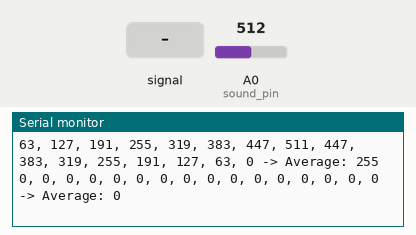
This sketch was run on a simulated Arduino Uno, built with avr-gcc and run on an emulated ATmega328P. On the bench: the last lines printed to the serial monitor. Inputs (shaded band) come from the test bench; at power-on: A0 (sound_pin) = 512.

Above: at 2.3 s.
2.4 s: A0 (sound_pin) fed a 200 Hz sine of ±81 counts around its level
3.9 s: A0 (sound_pin) set to 716
At 4.4 s:
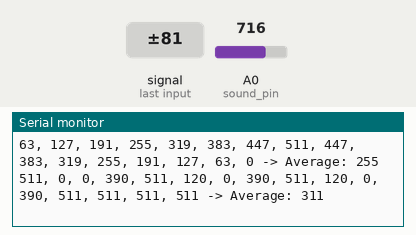
5.4 s: A0 (sound_pin) fed a 1000 Hz sine of ±255 counts around its level
At 6.5 s:
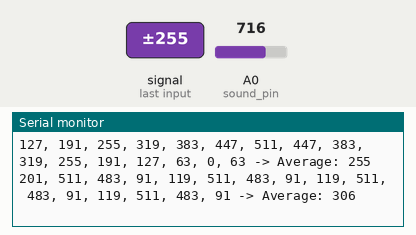
6.9 s: A0 (sound_pin) set to 900
At 7.5 s:
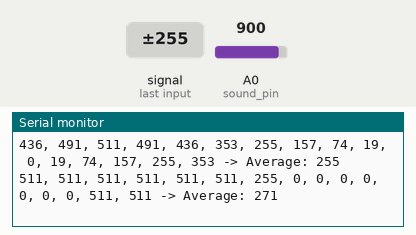
Timing chart, 0 to 9.4 s (numbered marks = the images above; inputs shaded):
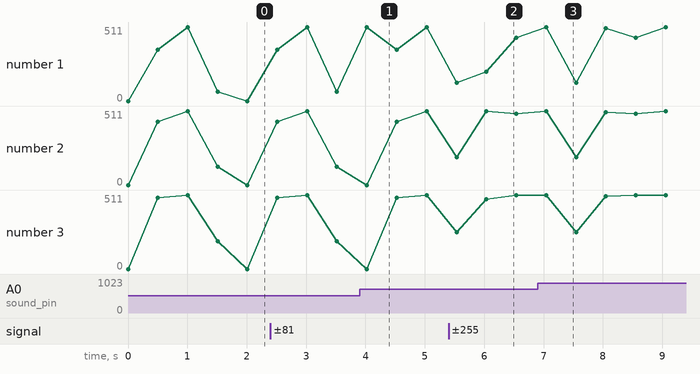

Measured:
- after the input at 3.9 s, the serial monitor: prints a new line after 0.12 s (image 1)
- after the input at 5.4 s, the serial monitor: prints a new line after 0.64 s (image 2)

The sketch:

sketch_aug26a.ino
```cpp
#include "circular_buffer.h";
#include "normaliser.h";
#include "generator.h";
#include <Wire.h>

int sound_pin=A0;
#define TimerHz 32
// #define NORMALISE 1
// #define DEBUG 1

uint16_t timer = 0;
float time = 0;
uint16_t sensorReading = 0x0000;
unsigned char buf_size = 16;
uint16_t* array = (uint16_t *) malloc(sizeof(uint16_t)*buf_size);
uint16_t sensorMin = 0xFFFF;
uint16_t sensorMax = 0x0000;
uint16_t generatorMax = 0x01FF; // Used for scaling results

// Ready for stateful operation after VGA + I2C are working
enum generator_states {sine_wave, square_wave, triangle_wave, sensor};
int state = sine_wave; // State of system <-- Until this is stateful

// Setup circular buffer
uint16_t * buffer  = (uint16_t*)malloc(buf_size * sizeof(uint16_t)); // malloc for circular buffer
cbuf_handle_t circularBuffer = circular_buf_init(buffer, buf_size); // init buffer
uint16_t* output = (uint16_t*)malloc(sizeof(uint16_t)*buf_size); // sizing for output

void setup() {
    // Timer
    TCCR1A = 0;
    TCCR1B = 0;
    TCNT1 = 0; // Start at 0
    TCCR1B |= (0 << CS12) | (1 << CS11) |  (0 << CS10); // 8 Prescale
    TCCR1B |= (1 << WGM12); // Waveform from TCCR1A
    TIMSK1 |= (1 << OCIE1A); //16,000,000 Hz timer
    // This just helps when configuring
    #if (2000000 % TimerHz != 0)
    #error Invalid TimerHz
    #endif
    OCR1A = (2000000 / TimerHz) - 1; //Count before interrupt

    // Sensor
    pinMode(sound_pin,INPUT);

    // I2C
    Wire.begin(1);
    Wire.onRequest(requestEvent);

    // Testing only
    Serial.begin(250000);
}

ISR(TIMER1_COMPA_vect){
    time = prescaledNormaliser(timer, 0, TimerHz);
    // Generate Data
    switch(state) {
        case sine_wave:
            circular_buf_put(circularBuffer, generatorMax * generateSineWave(time));
            break;
        case square_wave:
            circular_buf_put(circularBuffer, generatorMax * generateSquareWave(time));
            break;
        case triangle_wave:
            circular_buf_put(circularBuffer, generatorMax * generateTriangleWave(time));
            break;
        case sensor:
            sensorReading = analogRead(sound_pin);
            // This can be done compile time as it won't be togglable
            #ifdef NORMALISE
            circular_buf_put(circularBuffer, generatorMax * normaliseData(sensorReading, &sensorMin, &sensorMax));
            #else
            circular_buf_put(circularBuffer, prescaledNormaliser(sensorReading, 50, 300));
            #endif
            break;
        default:
            break;
    }
    // Increment Timer
    if (timer >= TimerHz -1){
        timer = 0;
    } else {
        timer ++;
    }
}

// On I2C master request
void requestEvent() {
  Serial.println(circular_buf_return_average(circularBuffer));
  Wire.write(circular_buf_return_average(circularBuffer));
}

// As work is all done in interupts this could be empty
void loop() {
    // Print buffer for debug / testing
    output = circular_buf_return_buf(circularBuffer, array);
    for(int i = 0; i < circularBuffer->max; i++){
            Serial.print(output[i]);
            if (i != circularBuffer->max - 1){
                Serial.print(", ");
            }
    }
    Serial.print(" -> Average: ");
    Serial.println(circular_buf_return_average(circularBuffer));
    delay(500);
    switch(state) {
        case sine_wave:
            state = square_wave;
            break;
        case square_wave:
            state = triangle_wave;
            break;
        case triangle_wave:
            state = sensor;
            break;
        case sensor:
            state = sine_wave;
            Serial.println("");
            break;
        default:
            break;
    }
}
```

circular_buffer.h
```cpp
#include "Arduino.h"
#ifndef circular_buffer_h
#define circular_buffer_h

// Circular Buffer
typedef struct circular_buf_t circular_buf_t;
typedef circular_buf_t* cbuf_handle_t;
struct circular_buf_t {
  uint16_t * buffer;
  size_t head;
  size_t max; //of the buffer
};

// Create
cbuf_handle_t circular_buf_init(uint16_t* buffer, size_t size)
{
  cbuf_handle_t cbuf = (cbuf_handle_t)malloc(sizeof(circular_buf_t));

  cbuf->buffer = buffer;
  cbuf->max = size;
  cbuf->head = 0;

  return cbuf;
}

// Write
void circular_buf_put(cbuf_handle_t self, uint16_t data)
{
    //Put
    self->buffer[self->head] = data;
    //Change head pointer
    if (++(self->head) == self->max)
    {
        self->head = 0;
    }
}

// Read Last -> this isn't nessecary but I kept forgetting the syntax
uint16_t circular_buf_return_last(cbuf_handle_t self)
{
  return self->buffer[self->head];
}

// Read All
uint16_t* circular_buf_return_buf(cbuf_handle_t self, uint16_t* array)
{
    int position = self->head; // From last data point

    for(int j = 0; j<self->max; j++){ // For all data points
    if( position == self->max){
        position = 0;
    }
    array[j] = self->buffer[position];
    #ifdef DEBUG
    Serial.print(position);
    Serial.print(": ");
    Serial.print(array[j]);
    Serial.println();
    #endif
    position += 1;
    }

    return array;
}

// Read Average
uint16_t circular_buf_return_average(cbuf_handle_t self)
{
    uint32_t total = 0x00000000;
    int position = self->head; // From last data point

    for(int j = 0; j<self->max; j++){ // For all data points
    if( position == self->max){
        position = 0;
    }
    total += self->buffer[position];
    #ifdef DEBUG
    Serial.print(position);
    Serial.print(total);
    Serial.println();
    #endif
    position += 1;
    }

    return total/self->max;
}

#endif
```

generator.h
```cpp
#include "Arduino.h"
#include "math.h"
#ifndef generator_h
#define generator_h

#define pi 3.14159

#define FREQUECY_HZ 2
#define AMPLITUDE 1
#define PHASE_RADIANS 0

const float phase = 2 * pi * PHASE_RADIANS;

// Sin Wave
float generateSineWave(float time){
    float radians = 2 * pi * FREQUECY_HZ * time;
    return (AMPLITUDE*0.5)*sin(radians + phase) + AMPLITUDE*0.5;
}

// Square Wave
float generateSquareWave(float time){
    float time2 = time * FREQUECY_HZ;
    time = time2 - floor(time2);
    float offset = phase / (2 * pi);
    if (time + offset < 0.5) {
        return AMPLITUDE;
    } else if (time + offset > 0.5) {
        return 0;
    } else {
        return AMPLITUDE * 0.5;
    }
}

// Triangle Wave
float generateTriangleWave(float time){
    float time2 = time * FREQUECY_HZ;
    time = time2 - floor(time2);
    float offset = phase / (2 * pi);
    if (time + offset <= 0.5) {
        return (time + offset) * 4 * AMPLITUDE / 2;
    } else {
        return AMPLITUDE - (time + offset - 0.5) * 4 * AMPLITUDE / 2;
    }
}
#endif
```

normaliser.h
```cpp
#include "Arduino.h"
#ifndef NORMALISE
#define NORMALISE

// #define DEBUG 1
#define uint16_min 0x0000
#define uint16_max 0xffff

// Unit Normaliser
float prescaledNormaliser(uint16_t current_value, uint16_t min, uint16_t max)
{
    return float(current_value - min)/(max - min);
}

// This is a simple way to do dynamic scaling based on past data
float normaliseData(uint16_t data, uint16_t *currentSensorMin, uint16_t *currentSensorMax)
{

    #ifdef DEBUG
    Serial.print("Data: ");
    Serial.println(data);
    #endif

    if (data < *currentSensorMin){
        #ifdef DEBUG
        Serial.println("NEW MIN");
        #endif
        *currentSensorMin = data;
    }
    else if (data > *currentSensorMax) {
        #ifdef DEBUG
        Serial.println("NEW MAX");
        #endif
        *currentSensorMax = data;
    }

    return prescaledNormaliser(data, *currentSensorMin, *currentSensorMax);
}

#endif
```
